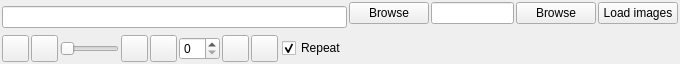
<?xml version="1.0" encoding="UTF-8"?>
<ui version="4.0">
 <class>XrayImagingWidgetVerticalLayout</class>
 <widget class="QWidget" name="XrayImagingWidgetVerticalLayout">
  <property name="geometry">
   <rect>
    <x>0</x>
    <y>0</y>
    <width>680</width>
    <height>64</height>
   </rect>
  </property>
  <property name="sizePolicy">
   <sizepolicy hsizetype="Preferred" vsizetype="Preferred">
    <horstretch>0</horstretch>
    <verstretch>0</verstretch>
   </sizepolicy>
  </property>
  <property name="maximumSize">
   <size>
    <width>32767</width>
    <height>32767</height>
   </size>
  </property>
  <property name="windowTitle">
   <string>Acquisition widget</string>
  </property>
  <layout class="QGridLayout" name="gridLayout">
   <property name="margin">
    <number>2</number>
   </property>
   <property name="spacing">
    <number>2</number>
   </property>
   <item row="2" column="0">
    <widget class="QPushButton" name="first_image_button">
     <property name="minimumSize">
      <size>
       <width>27</width>
       <height>27</height>
      </size>
     </property>
     <property name="maximumSize">
      <size>
       <width>27</width>
       <height>27</height>
      </size>
     </property>
     <property name="text">
      <string/>
     </property>
    </widget>
   </item>
   <item row="2" column="8">
    <widget class="QPushButton" name="stop_button">
     <property name="minimumSize">
      <size>
       <width>27</width>
       <height>27</height>
      </size>
     </property>
     <property name="maximumSize">
      <size>
       <width>27</width>
       <height>27</height>
      </size>
     </property>
     <property name="text">
      <string/>
     </property>
    </widget>
   </item>
   <item row="2" column="2">
    <widget class="QSlider" name="image_slider">
     <property name="orientation">
      <enum>Qt::Horizontal</enum>
     </property>
    </widget>
   </item>
   <item row="2" column="1">
    <widget class="QPushButton" name="prev_image_button">
     <property name="minimumSize">
      <size>
       <width>27</width>
       <height>27</height>
      </size>
     </property>
     <property name="maximumSize">
      <size>
       <width>27</width>
       <height>27</height>
      </size>
     </property>
     <property name="text">
      <string/>
     </property>
    </widget>
   </item>
   <item row="2" column="4">
    <widget class="QPushButton" name="last_image_button">
     <property name="maximumSize">
      <size>
       <width>27</width>
       <height>27</height>
      </size>
     </property>
     <property name="text">
      <string/>
     </property>
    </widget>
   </item>
   <item row="2" column="3">
    <widget class="QPushButton" name="next_image_button">
     <property name="maximumSize">
      <size>
       <width>27</width>
       <height>27</height>
      </size>
     </property>
     <property name="text">
      <string/>
     </property>
    </widget>
   </item>
   <item row="2" column="10" colspan="2">
    <widget class="QCheckBox" name="repeat_cbox">
     <property name="text">
      <string>Repeat</string>
     </property>
     <property name="checked">
      <bool>true</bool>
     </property>
    </widget>
   </item>
   <item row="0" column="0" rowspan="2" colspan="12">
    <widget class="QLineEdit" name="data_path_ledit"/>
   </item>
   <item row="0" column="16">
    <widget class="QPushButton" name="load_images_button">
     <property name="text">
      <string>Load images</string>
     </property>
    </widget>
   </item>
   <item row="2" column="13" colspan="4">
    <spacer name="horizontalSpacer">
     <property name="orientation">
      <enum>Qt::Horizontal</enum>
     </property>
     <property name="sizeHint" stdset="0">
      <size>
       <width>40</width>
       <height>20</height>
      </size>
     </property>
    </spacer>
   </item>
   <item row="2" column="6" colspan="2">
    <widget class="QPushButton" name="play_button">
     <property name="minimumSize">
      <size>
       <width>27</width>
       <height>27</height>
      </size>
     </property>
     <property name="maximumSize">
      <size>
       <width>27</width>
       <height>27</height>
      </size>
     </property>
     <property name="text">
      <string/>
     </property>
    </widget>
   </item>
   <item row="2" column="5">
    <widget class="QSpinBox" name="image_spinbox"/>
   </item>
   <item row="0" column="13">
    <widget class="QPushButton" name="data_browse_button">
     <property name="text">
      <string>Browse</string>
     </property>
    </widget>
   </item>
   <item row="0" column="14">
    <widget class="QLineEdit" name="ff_path_ledit"/>
   </item>
   <item row="0" column="15">
    <widget class="QPushButton" name="ff_browse_button">
     <property name="text">
      <string>Browse</string>
     </property>
    </widget>
   </item>
  </layout>
 </widget>
 <layoutdefault spacing="6" margin="11"/>
 <pixmapfunction>qPixmapFromMimeSource</pixmapfunction>
 <resources/>
 <connections/>
</ui>
